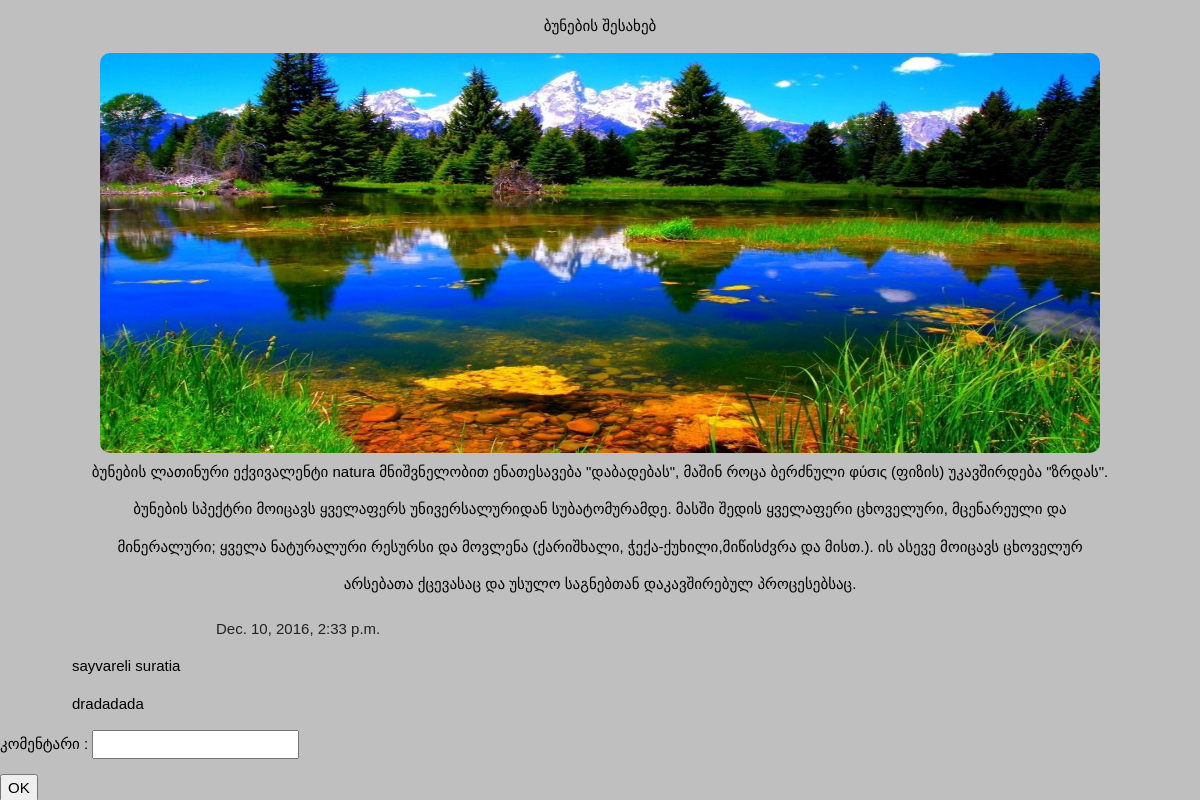
The page /sing/app/4/srulad/ on the database its author committed.
### app/models.py (models this page shows, shortened)
class Post(models.Model):
	postis_satauri=models.CharField(verbose_name=_("სათაური"),max_length=50)
	postis_contenti=models.TextField(verbose_name=_("კონტენტი"))
	sheqmnis_dro=models.DateTimeField(verbose_name=_('შექმნის დრო'))
	surati=models.ImageField(verbose_name=_("სურათი"),upload_to='app')
	ganaxlebis_dro=models.DateTimeField(verbose_name=_('განახლების დრო'))
	class Meta:
		verbose_name_plural=_("პოსტები")

class Comment(models.Model):
	posti=models.ForeignKey(Post,on_delete=models.CASCADE,verbose_name=_("პოსტი"))
	komentari=models.CharField(verbose_name="კომენტარი",max_length=200)
	def __str__(self):
		return self.komentari
	class Meta:
		verbose_name_plural=_("კომენტარები")

### app/views.py (the view)
# urls.py: url(r'^(?P<posti_id>[0-9]+)/srulad/$',srulad,name="srulad"),
def srulad(request,posti_id):
	form=CommentForm()
	posti_srulad=Post.objects.get(pk=posti_id)
	if request.method=="POST":
		posti_srulad.comment_set.create(
			komentari=request.POST.get("new_comment"))
	return render(request,'app/srulad.html',{"posti":posti_srulad,"form":form})

### app/forms.py
class CommentForm(forms.Form):
    new_comment = forms.CharField(label='კომენტარი ', max_length=100)
    class Meta:
    	model= Comment
    	fields=('kometari',)

### templates/app/srulad.html (shortened to what this page needs)
<!DOCTYPE html>
<html>
<head>
{% load static %}
<link rel="stylesheet" href="{% static 'css/new.css' %}">
</head>
<body style="background-color: rgb(191, 191, 191);">
	<p style="text-align: center;" >{{posti.postis_satauri}}</p>
	<img src="{{posti.surati.url}}" alt="some_text" style="width: 1000px; height: 400px; margin: auto; display: block; border-radius: 10px;">
	<p style="text-align: center; line-height: 2.5em; display: block; margin: auto; width: 1024px;">{{posti.postis_contenti}}</p>
	<p style="display: block; padding-left: 18%; color: rgb(34, 34, 34);">{{posti.sheqmnis_dro}}</p>
	{% for i in posti.comment_set.all %}
		<p style="padding-left: 6%;">{{i}}</p>
	{% endfor %}
 <form action="" method="POST">
 	{{ form.as_p}}
	<input type="submit" value="OK">
</form>
</body>
</html>

### static/css/new.css (style rules this page uses)
html { box-sizing:border-box }
*,*:before,*:after { box-sizing:inherit }
html { -ms-text-size-adjust:100%;-webkit-text-size-adjust:100% }
body { margin:0 }
img { border-style:none }
button,input,select,textarea { font:inherit;margin:0 }
button,input { overflow:visible }
button,html [type=button],[type=reset],[type=submit] { -webkit-appearance:button }
html,body { font-family:Verdana,sans-serif;font-size:15px;line-height:1.5 }
html { overflow-x:hidden }
img { margin-bottom:-5px }

### rows shown on the page
Post: postis_satauri "ბუნების შესახებ", surati (picture), postis_contenti "ბუნების ლათინური ექვივალენტი natura მნიშვნელობით ენათესავება \"დაბადებას\", მაშინ როცა ბერძნული φύσις (ფიზის) უკავშირდება \"ზრდას\". ბუნების სპექტრი მოიცავს ყველაფერს უნივერსალურიდან სუბატომურამდე. მასში შედის ყველაფერი ცხოველური, მცენარეული და მინერალური; ყველა ნატურალური რესურსი და მოვლენა (ქარიშხალი, ჭექა-ქუხილი,მიწისძვრა და მისთ.). ის ასევე მოიცავს ცხოველურ არსებათა ქცევასაც და უსულო საგნებთან დაკავშირებულ პროცესებსაც.", sheqmnis_dro "Dec. 10, 2016, 2:33 p.m."
Comment: komentari "sayvareli suratia"
Comment: komentari "dradadada"
